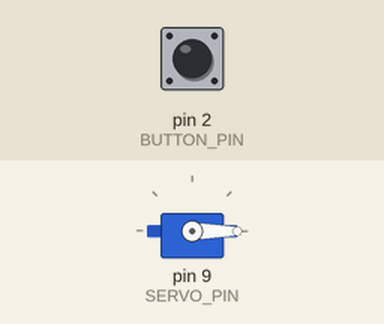
A sketch run on a simulated Arduino Uno, built with avr-gcc and run on an emulated ATmega328P. Parts: servo. The inputs (shaded band) are chosen by the test bench; at power-on: pin 2 (BUTTON_PIN) HIGH.

Above: at 1.2 s.
1.3 s: pin 2 (BUTTON_PIN) pulled LOW for 0.15 s
At 2.3 s:
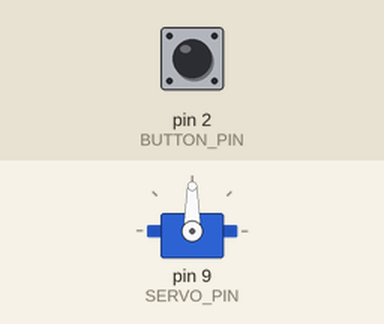
Timing chart, 0 to 4.3 s (numbered marks = the images above; inputs shaded):
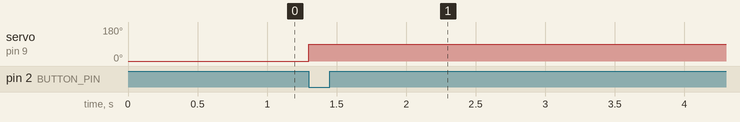

Measured:
- after the input at 1.3 s, servo on pin 9 (SERVO_PIN): 0° → 90° at once

The sketch:

Original_Example_code.ino
```cpp
#include <Servo.h>

#define BUTTON_PIN 2   // Switch connected to pin 2
#define SERVO_PIN 9    // Servo connected to pin 9

Servo myServo;

void setup() {
    pinMode(BUTTON_PIN, INPUT_PULLUP);  // Enable internal pull-up resistor
    myServo.attach(SERVO_PIN);          // Attach servo to pin 9
    myServo.write(0);                   // Start at 0 degrees
}

void loop() {
    if (digitalRead(BUTTON_PIN) == LOW) { // Wait until button is pressed
        myServo.write(90); // Move to 50% of full range (0° to 90°)
        delay(1000); // Wait for movement to complete
    }
}
```
